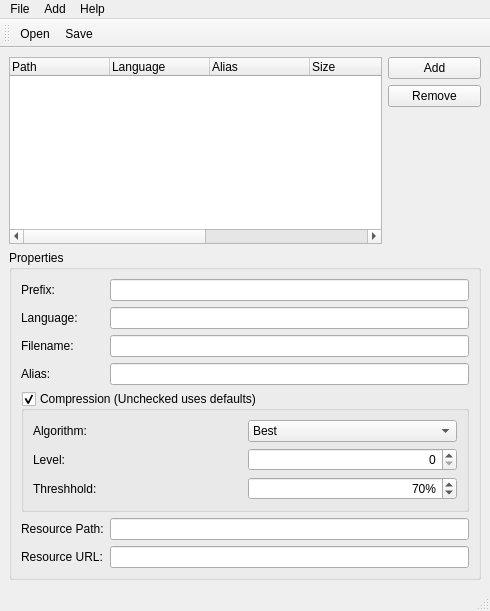
<?xml version="1.0" encoding="UTF-8"?>
<ui version="4.0">
 <class>CMainWindow</class>
 <widget class="QMainWindow" name="CMainWindow">
  <property name="geometry">
   <rect>
    <x>0</x>
    <y>0</y>
    <width>490</width>
    <height>611</height>
   </rect>
  </property>
  <property name="windowTitle">
   <string>Qt Resource Editor</string>
  </property>
  <widget class="QWidget" name="centralwidget">
   <layout class="QGridLayout" name="gridLayout_2">
    <item row="0" column="4">
     <widget class="QPushButton" name="addButton">
      <property name="text">
       <string>Add</string>
      </property>
      <property name="icon">
       <iconset resource="../SABUtils/resources/SABUtils.qrc">
        <normaloff>:/SABUtilsResources/add.png</normaloff>:/SABUtilsResources/add.png</iconset>
      </property>
     </widget>
    </item>
    <item row="2" column="4">
     <spacer name="verticalSpacer">
      <property name="orientation">
       <enum>Qt::Vertical</enum>
      </property>
      <property name="sizeHint" stdset="0">
       <size>
        <width>20</width>
        <height>40</height>
       </size>
      </property>
     </spacer>
    </item>
    <item row="0" column="0" rowspan="3" colspan="4">
     <widget class="QTreeWidget" name="files">
      <property name="sizeAdjustPolicy">
       <enum>QAbstractScrollArea::AdjustIgnored</enum>
      </property>
      <property name="editTriggers">
       <set>QAbstractItemView::NoEditTriggers</set>
      </property>
      <property name="alternatingRowColors">
       <bool>true</bool>
      </property>
      <property name="rootIsDecorated">
       <bool>true</bool>
      </property>
      <property name="animated">
       <bool>true</bool>
      </property>
      <property name="allColumnsShowFocus">
       <bool>true</bool>
      </property>
      <property name="headerHidden">
       <bool>false</bool>
      </property>
      <attribute name="headerVisible">
       <bool>true</bool>
      </attribute>
      <attribute name="headerCascadingSectionResizes">
       <bool>true</bool>
      </attribute>
      <column>
       <property name="text">
        <string>Path</string>
       </property>
      </column>
      <column>
       <property name="text">
        <string>Language</string>
       </property>
      </column>
      <column>
       <property name="text">
        <string>Alias</string>
       </property>
      </column>
      <column>
       <property name="text">
        <string>Size</string>
       </property>
      </column>
      <column>
       <property name="text">
        <string>Compression</string>
       </property>
      </column>
      <column>
       <property name="text">
        <string>Compression Level</string>
       </property>
      </column>
      <column>
       <property name="text">
        <string>Compression Threshold</string>
       </property>
      </column>
     </widget>
    </item>
    <item row="1" column="4">
     <widget class="QPushButton" name="removeBtn">
      <property name="text">
       <string>Remove</string>
      </property>
      <property name="icon">
       <iconset resource="../SABUtils/resources/SABUtils.qrc">
        <normaloff>:/SABUtilsResources/delete.png</normaloff>:/SABUtilsResources/delete.png</iconset>
      </property>
     </widget>
    </item>
    <item row="3" column="0" colspan="5">
     <widget class="QGroupBox" name="properties">
      <property name="title">
       <string>Properties</string>
      </property>
      <layout class="QFormLayout" name="formLayout">
       <item row="4" column="0">
        <widget class="QLabel" name="aliasLabel">
         <property name="text">
          <string>Alias:</string>
         </property>
        </widget>
       </item>
       <item row="4" column="1">
        <widget class="QLineEdit" name="alias"/>
       </item>
       <item row="7" column="0" colspan="2">
        <widget class="QGroupBox" name="compressionEnabled">
         <property name="title">
          <string>Compression (Unchecked uses defaults)</string>
         </property>
         <property name="checkable">
          <bool>true</bool>
         </property>
         <layout class="QGridLayout" name="gridLayout">
          <item row="0" column="1">
           <widget class="QComboBox" name="compression">
            <item>
             <property name="text">
              <string>Best</string>
             </property>
            </item>
            <item>
             <property name="text">
              <string>zstd</string>
             </property>
            </item>
            <item>
             <property name="text">
              <string>zlib</string>
             </property>
            </item>
           </widget>
          </item>
          <item row="2" column="1">
           <widget class="QSpinBox" name="threshold">
            <property name="alignment">
             <set>Qt::AlignRight|Qt::AlignTrailing|Qt::AlignVCenter</set>
            </property>
            <property name="suffix">
             <string>%</string>
            </property>
            <property name="minimum">
             <number>0</number>
            </property>
            <property name="maximum">
             <number>100</number>
            </property>
            <property name="stepType">
             <enum>QAbstractSpinBox::AdaptiveDecimalStepType</enum>
            </property>
            <property name="value">
             <number>70</number>
            </property>
           </widget>
          </item>
          <item row="2" column="0">
           <widget class="QLabel" name="label_7">
            <property name="text">
             <string>Threshhold:</string>
            </property>
           </widget>
          </item>
          <item row="0" column="0">
           <widget class="QLabel" name="label_6">
            <property name="text">
             <string>Algorithm:</string>
            </property>
           </widget>
          </item>
          <item row="1" column="0">
           <widget class="QLabel" name="label">
            <property name="text">
             <string>Level:</string>
            </property>
           </widget>
          </item>
          <item row="1" column="1">
           <widget class="QSpinBox" name="level">
            <property name="alignment">
             <set>Qt::AlignRight|Qt::AlignTrailing|Qt::AlignVCenter</set>
            </property>
            <property name="maximum">
             <number>19</number>
            </property>
           </widget>
          </item>
         </layout>
        </widget>
       </item>
       <item row="8" column="0">
        <widget class="QLabel" name="resourcePathLabel">
         <property name="text">
          <string>Resource Path:</string>
         </property>
        </widget>
       </item>
       <item row="8" column="1">
        <widget class="QLineEdit" name="resourcePath">
         <property name="enabled">
          <bool>true</bool>
         </property>
         <property name="readOnly">
          <bool>true</bool>
         </property>
        </widget>
       </item>
       <item row="9" column="0">
        <widget class="QLabel" name="resourceURLLabel">
         <property name="text">
          <string>Resource URL:</string>
         </property>
        </widget>
       </item>
       <item row="9" column="1">
        <widget class="QLineEdit" name="resourceURL">
         <property name="enabled">
          <bool>true</bool>
         </property>
         <property name="readOnly">
          <bool>true</bool>
         </property>
        </widget>
       </item>
       <item row="2" column="0">
        <widget class="QLabel" name="languageLabel">
         <property name="text">
          <string>Language:</string>
         </property>
        </widget>
       </item>
       <item row="0" column="0">
        <widget class="QLabel" name="prefixLabel">
         <property name="text">
          <string>Prefix:</string>
         </property>
        </widget>
       </item>
       <item row="0" column="1">
        <widget class="QLineEdit" name="prefix"/>
       </item>
       <item row="2" column="1">
        <widget class="QLineEdit" name="language"/>
       </item>
       <item row="3" column="0">
        <widget class="QLabel" name="fileNameLabel">
         <property name="text">
          <string>Filename:</string>
         </property>
        </widget>
       </item>
       <item row="3" column="1">
        <widget class="QLineEdit" name="fileName">
         <property name="readOnly">
          <bool>true</bool>
         </property>
        </widget>
       </item>
      </layout>
     </widget>
    </item>
   </layout>
  </widget>
  <widget class="QStatusBar" name="statusbar"/>
  <widget class="QToolBar" name="toolBar">
   <property name="windowTitle">
    <string>Main Toolbar</string>
   </property>
   <attribute name="toolBarArea">
    <enum>TopToolBarArea</enum>
   </attribute>
   <attribute name="toolBarBreak">
    <bool>false</bool>
   </attribute>
   <addaction name="actionOpen"/>
   <addaction name="actionSave"/>
  </widget>
  <widget class="QMenuBar" name="menubar">
   <property name="geometry">
    <rect>
     <x>0</x>
     <y>0</y>
     <width>490</width>
     <height>22</height>
    </rect>
   </property>
   <widget class="QMenu" name="menuFile">
    <property name="title">
     <string>File</string>
    </property>
    <addaction name="actionOpen"/>
    <addaction name="actionSaveAs"/>
    <addaction name="actionSave"/>
    <addaction name="separator"/>
    <addaction name="actionExit"/>
   </widget>
   <widget class="QMenu" name="menuHelp">
    <property name="title">
     <string>Help</string>
    </property>
    <addaction name="actionAbout"/>
    <addaction name="actionAboutQt"/>
   </widget>
   <widget class="QMenu" name="menuEdit">
    <property name="title">
     <string>Add</string>
    </property>
    <addaction name="actionAddFiles"/>
    <addaction name="actionAddPrefix"/>
   </widget>
   <addaction name="menuFile"/>
   <addaction name="menuEdit"/>
   <addaction name="menuHelp"/>
  </widget>
  <action name="actionOpen">
   <property name="icon">
    <iconset resource="../SABUtils/resources/SABUtils.qrc">
     <normaloff>:/SABUtilsResources/open.png</normaloff>:/SABUtilsResources/open.png</iconset>
   </property>
   <property name="text">
    <string>Open...</string>
   </property>
   <property name="shortcut">
    <string>Ctrl+O</string>
   </property>
  </action>
  <action name="actionExit">
   <property name="text">
    <string>E&amp;xit</string>
   </property>
  </action>
  <action name="actionSave">
   <property name="icon">
    <iconset resource="../SABUtils/resources/SABUtils.qrc">
     <normaloff>:/SABUtilsResources/load.png</normaloff>:/SABUtilsResources/load.png</iconset>
   </property>
   <property name="text">
    <string>Save</string>
   </property>
   <property name="shortcut">
    <string>Ctrl+S</string>
   </property>
  </action>
  <action name="actionAbout">
   <property name="text">
    <string>About...</string>
   </property>
  </action>
  <action name="actionAboutQt">
   <property name="text">
    <string>About Qt...</string>
   </property>
  </action>
  <action name="actionAddFiles">
   <property name="text">
    <string>Add Files...</string>
   </property>
  </action>
  <action name="actionAddPrefix">
   <property name="text">
    <string>Add Prefix...</string>
   </property>
  </action>
  <action name="actionSaveAs">
   <property name="text">
    <string>Save As...</string>
   </property>
  </action>
 </widget>
 <tabstops>
  <tabstop>files</tabstop>
  <tabstop>prefix</tabstop>
  <tabstop>language</tabstop>
  <tabstop>fileName</tabstop>
  <tabstop>alias</tabstop>
  <tabstop>compressionEnabled</tabstop>
  <tabstop>compression</tabstop>
  <tabstop>level</tabstop>
  <tabstop>threshold</tabstop>
  <tabstop>resourcePath</tabstop>
  <tabstop>resourceURL</tabstop>
 </tabstops>
 <resources>
  <include location="resources/application.qrc"/>
  <include location="../SABUtils/resources/SABUtils.qrc"/>
 </resources>
 <connections>
  <connection>
   <sender>actionExit</sender>
   <signal>triggered()</signal>
   <receiver>CMainWindow</receiver>
   <slot>close()</slot>
   <hints>
    <hint type="sourcelabel">
     <x>-1</x>
     <y>-1</y>
    </hint>
    <hint type="destinationlabel">
     <x>399</x>
     <y>299</y>
    </hint>
   </hints>
  </connection>
 </connections>
</ui>
